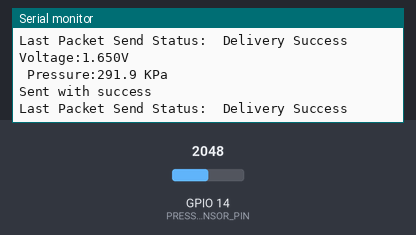
The sketch below on a simulated ESP32. On the bench: the last lines printed to the serial monitor. Inputs (shaded band) come from the test bench; at power-on: GPIO 14 (PRESSURE_SENSOR_PIN) = 2048.

Above: at 1.8 s.
1.9 s: GPIO 14 (PRESSURE_SENSOR_PIN) set to 2866
At 2.8 s:
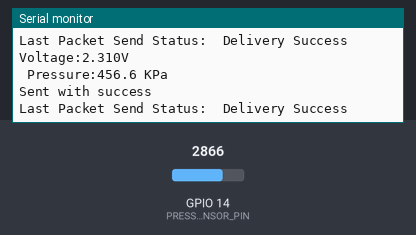
3.4 s: GPIO 14 (PRESSURE_SENSOR_PIN) set to 3603
At 4.8 s:
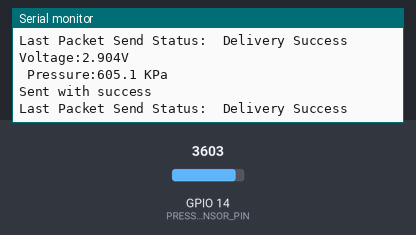
Timing chart, 0 to 6.4 s (numbered marks = the images above; inputs shaded):
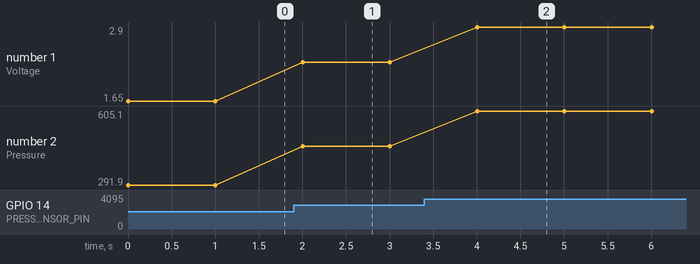

Measured:
- after the input at 1.9 s, the serial monitor: prints a new line after 0.10 s (image 1)
- after the input at 3.4 s, the serial monitor: prints a new line after 0.60 s (image 2)
- plotted number 1: 1.65 → 2.31 after the input at 1.9 s, 2.31 → 2.9 after the input at 3.4 s
- plotted number 2: 291.9 → 456.6 after the input at 1.9 s, 456.6 → 605.1 after the input at 3.4 s

The sketch:

pressureSensor.ino
```cpp
// Define the MAC address of the receiver ESP32
//uint8_t mainBoardMacAddress[] = { 0xAA, 0xBB, 0xCC, 0xDD, 0xEE, 0xFF };
#define PRESSURE_SENSOR_PIN 14    // Output pin of pressure sensor
#include "espNow.h"
#include "pressure.h"


void setup() {
  Serial.begin(115200);

  configESPNOW();

  myData.id = 3; // For pressure value


}

void loop() {

  sendPressure();
  delay(1000);
}
```

espNow.h
```cpp
#include <esp_now.h>
#include <WiFi.h>

// REPLACE WITH THE RECEIVER'S MAC Address   10:52:1C:76:1B:6C
uint8_t broadcastAddress[] = {0x10, 0x52, 0x1C, 0x76, 0x1B, 0x6C};

// Structure example to receive data
// Must match the sender structure
typedef struct struct_message {
  int id;
  float value;
};

// Create a struct_message called myData
struct_message myData;

// Create peer interface
esp_now_peer_info_t peerInfo;

// callback when data is sent
void OnDataSent(const uint8_t *mac_addr, esp_now_send_status_t status) {
  Serial.print("\r\nLast Packet Send Status:\t");
  Serial.println(status == ESP_NOW_SEND_SUCCESS ? "Delivery Success" : "Delivery Fail");
}

void configESPNOW() {

  // Set device as a Wi-Fi Station
  WiFi.mode(WIFI_STA);

  // Init ESP-NOW
  if (esp_now_init() != ESP_OK) {
    Serial.println("Error initializing ESP-NOW");
    return;
  }

  // Once ESPNow is successfully Init, we will register for Send CB to
  // get the status of Trasnmitted packet
  esp_now_register_send_cb(OnDataSent);

  // Register peer
  memcpy(peerInfo.peer_addr, broadcastAddress, 6);
  peerInfo.channel = 0;
  peerInfo.encrypt = false;

  // Add peer
  if (esp_now_add_peer(&peerInfo) != ESP_OK){
    Serial.println("Failed to add peer");
    return;
  }
}

void sendData() {
  // Send message via ESP-NOW
  esp_err_t result = esp_now_send(broadcastAddress, (uint8_t *) &myData, sizeof(myData));

  if (result == ESP_OK) {
    Serial.println("Sent with success");
  }
  else {
    Serial.println("Error sending the data");
  }
}
```

pressure.h
```cpp
/************************************************************
  Calibration: connect the 3 pin wire to the ESP-32 (VCC, GND and Signal)
  without connecting the sensor to the water pipe and run the program
  for once. Mark down the LOWEST voltage value through the serial
  monitor and revise the "OffSet" value to complete the calibration.

  After the calibration the sensor is ready for measuring!
**************************************************************/

const float OffSet = 0.483;  // Offset voltage

float V, P;

// Function for getting pressure from sensor
float getPressure() {
  //Connect sensor to Analog 0
  V = analogRead(PRESSURE_SENSOR_PIN) * (3.3 / 4095.0);  //Sensor output voltage
  P = (V - OffSet) * 250;                                //Calculate water pressure

  Serial.print("Voltage:");
  Serial.print(V, 3);
  Serial.println("V");

  Serial.print(" Pressure:");
  Serial.print(P, 1);
  Serial.println(" KPa");
  Serial.println();

  return P;
}

// Function for sending preesure
void sendPressure() {
  getPressure(); // Getting pressure from sensor
  //P = (float) generateRealRandom(250, 10000);
  //String data = (String)P; // Convert it into String
  //send_data(pressureCharacteristic, data); // Send pressure on it's characteristic
  myData.value = P;
  sendData();
}
```
